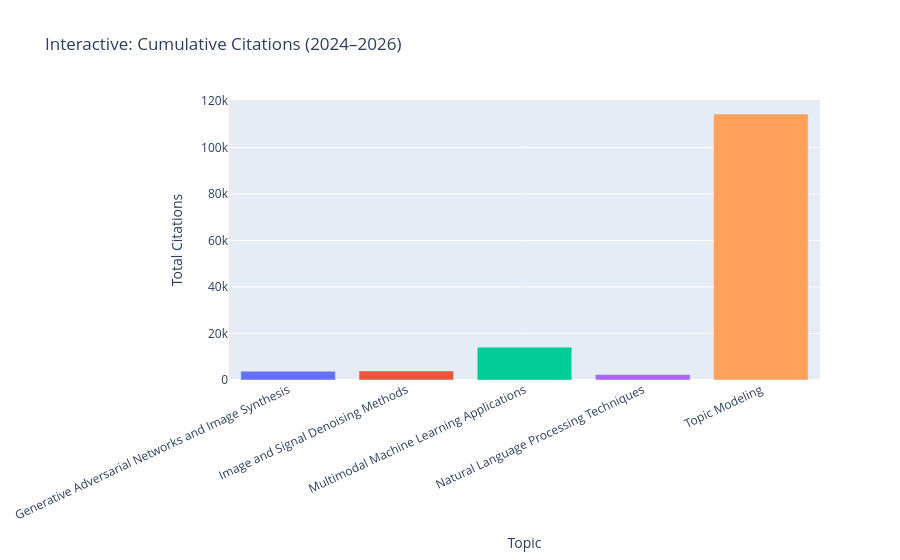

The notebook cell saved with this chart:
### Markdown cell above
### 3. Citations Per Month Per Topic (2024–2026)
Tracks citation accumulation for works published each month. Emerging technologies typically start with low citation counts before experiencing non-linear citation takeoffs.

### Code cell
# Dual-panel: Total Citations & Citations Per Work
fig, axes = plt.subplots(1, 2, figsize=(16, 6), sharex=True)

sns.lineplot(
    data=df_monthly,
    x="month",
    y="citations_count",
    hue="topic_name",
    marker="o",
    linewidth=2.2,
    ax=axes[0],
    legend=False
)
axes[0].set_title("Total Citations per Month", fontsize=12, fontweight="bold")
axes[0].set_ylabel("Citations Count")
axes[0].tick_params(axis="x", rotation=45)

sns.lineplot(
    data=df_monthly,
    x="month",
    y="citations_per_work",
    hue="topic_name",
    marker="d",
    linewidth=2.2,
    ax=axes[1]
)
axes[1].set_title("Average Citations Per Work", fontsize=12, fontweight="bold")
axes[1].set_ylabel("Citations / Work")
axes[1].tick_params(axis="x", rotation=45)
axes[1].legend(title="Topic", bbox_to_anchor=(1.02, 1), loc="upper left")

plt.tight_layout()
plt.show()

# Plotly Bar Chart: Total Citations by Topic
fig_cite = px.bar(
    df_monthly.groupby("topic_name", as_index=False)["citations_count"].sum(),
    x="topic_name",
    y="citations_count",
    color="topic_name",
    title="Interactive: Cumulative Citations (2024–2026)",
    labels={"citations_count": "Total Citations", "topic_name": "Topic"}
)
fig_cite.update_layout(xaxis_tickangle=-25, showlegend=False)
fig_cite.show()

### Figure 1 — Plotly figure (JSON) as saved in the notebook; plotly's stock layout.template omitted (floating-point values rounded to 4 significant figures)
{"data": [{"hovertemplate": "Topic=%{x}<br>Total Citations=%{y}<extra></extra>", "legendgroup": "Generative Adversarial Networks and Image Synthesis", "marker": {"color": "#636efa", "pattern": {"shape": ""}}, "name": "Generative Adversarial Networks and Image Synthesis", "orientation": "v", "showlegend": true, "textposition": "auto", "type": "bar", "x": ["Generative Adversarial Networks and Image Synthesis"], "xaxis": "x", "y": [3771], "yaxis": "y"}, {"hovertemplate": "Topic=%{x}<br>Total Citations=%{y}<extra></extra>", "legendgroup": "Image and Signal Denoising Methods", "marker": {"color": "#EF553B", "pattern": {"shape": ""}}, "name": "Image and Signal Denoising Methods", "orientation": "v", "showlegend": true, "textposition": "auto", "type": "bar", "x": ["Image and Signal Denoising Methods"], "xaxis": "x", "y": [3892], "yaxis": "y"}, {"hovertemplate": "Topic=%{x}<br>Total Citations=%{y}<extra></extra>", "legendgroup": "Multimodal Machine Learning Applications", "marker": {"color": "#00cc96", "pattern": {"shape": ""}}, "name": "Multimodal Machine Learning Applications", "orientation": "v", "showlegend": true, "textposition": "auto", "type": "bar", "x": ["Multimodal Machine Learning Applications"], "xaxis": "x", "y": [14138], "yaxis": "y"}, {"hovertemplate": "Topic=%{x}<br>Total Citations=%{y}<extra></extra>", "legendgroup": "Natural Language Processing Techniques", "marker": {"color": "#ab63fa", "pattern": {"shape": ""}}, "name": "Natural Language Processing Techniques", "orientation": "v", "showlegend": true, "textposition": "auto", "type": "bar", "x": ["Natural Language Processing Techniques"], "xaxis": "x", "y": [2341], "yaxis": "y"}, {"hovertemplate": "Topic=%{x}<br>Total Citations=%{y}<extra></extra>", "legendgroup": "Topic Modeling", "marker": {"color": "#FFA15A", "pattern": {"shape": ""}}, "name": "Topic Modeling", "orientation": "v", "showlegend": true, "textposition": "auto", "type": "bar", "x": ["Topic Modeling"], "xaxis": "x", "y": [114408], "yaxis": "y"}], "layout": {"barmode": "relative", "legend": {"title": {"text": "Topic"}, "tracegroupgap": 0}, "showlegend": false, "title": {"text": "Interactive: Cumulative Citations (2024–2026)"}, "xaxis": {"anchor": "y", "categoryarray": ["Generative Adversarial Networks and Image Synthesis", "Image and Signal Denoising Methods", "Multimodal Machine Learning Applications", "Natural Language Processing Techniques", "Topic Modeling"], "categoryorder": "array", "domain": [0.0, 1.0], "tickangle": -25, "title": {"text": "Topic"}}, "yaxis": {"anchor": "x", "domain": [0.0, 1.0], "title": {"text": "Total Citations"}}}}
